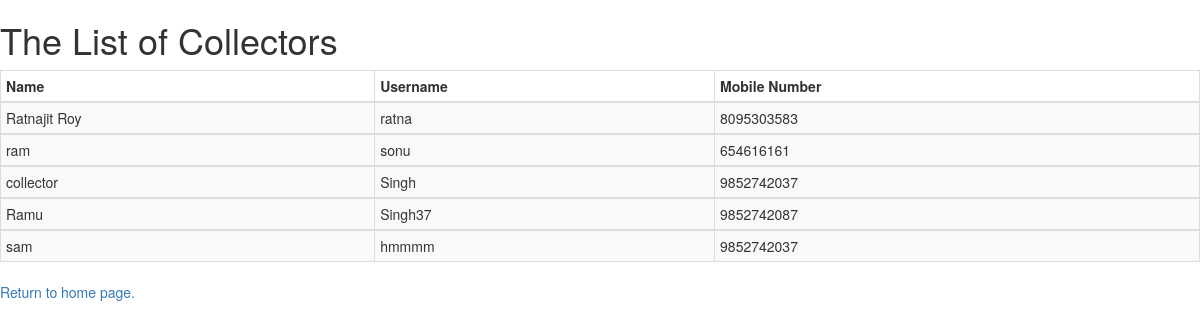
Before: /collector with the older database file.
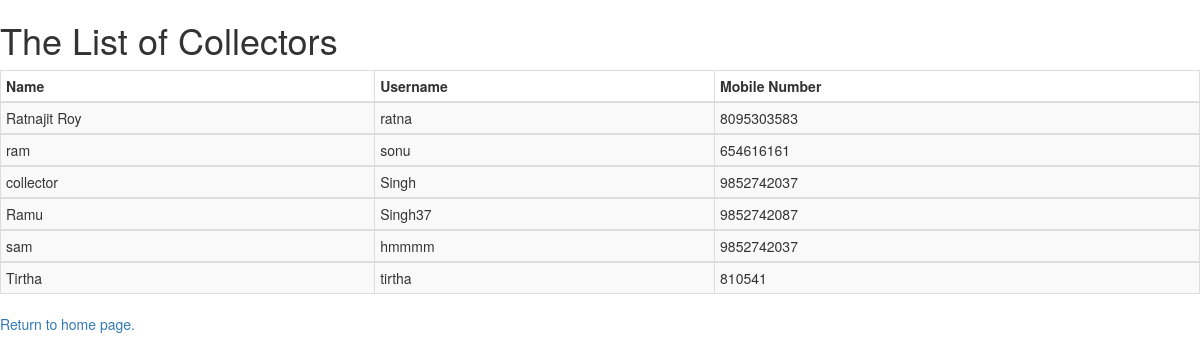
After: the same page with the newer database file.
### MedicalDonation/models.py (models this page shows, shortened)
class Collector(models.Model):
    name = models.CharField(max_length=64)
    address = models.CharField(max_length=128)
    pinCode = models.IntegerField()
    Phone_no = models.IntegerField()
    BirthDate = models.DateField()
    UID = models.IntegerField(unique=True)
    email = models.EmailField(max_length=64)
    username = models.CharField(max_length=16,unique=True)
    password = models.CharField(max_length=16)
    qualification = models.CharField(max_length=64)
    Driving_License = models.CharField(max_length=32)
    Driving_License_image = models.FileField(upload_to='photos/collector/DL')
    image = models.FileField(upload_to='photos/collector/image')

### MedicalDonation/views.py (the view)
# urls.py: path("collector", views.collectors, name= "Collector_view"),
def collectors(request):
    context = {
    "collectors": Collector.objects.all()
    }
    return render(request, "MedicalDonation/collector.html",context)

### MedicalDonation/templates/MedicalDonation/collector.html (shortened to what this page needs)
<!DOCTYPE html>
<html lang="en" dir="ltr">
  <head>
    <link rel="stylesheet" href="https://maxcdn.bootstrapcdn.com/bootstrap/3.3.7/css/bootstrap.min.css">
  </head>
  <body>
    <h1>The List of Collectors</h1>
    {% load static %}
    <div class="">
      <table border="1" class="table table-striped table-bordered table-hover table-condensed">
        <thead>
          <th> <b>Name</b> </th>
          <th> <b>Username</b>  </th>
          <th> <b>Mobile Number</b> </th>
        </thead>
        {% for c in collectors %}
        <tbody>
            <td>{{c.name}}</td>
            <td>{{c.username}}</td>
            <td>{{c.Phone_no}}</td>
        </tbody>
        {% endfor  %}
      </table>
      <a href="/">Return to home page.</a>
    </div>
  </body>
</html>

Changed rows visible on the page:
added Collector: name "Tirtha", username "tirtha", Phone_no "810541"
